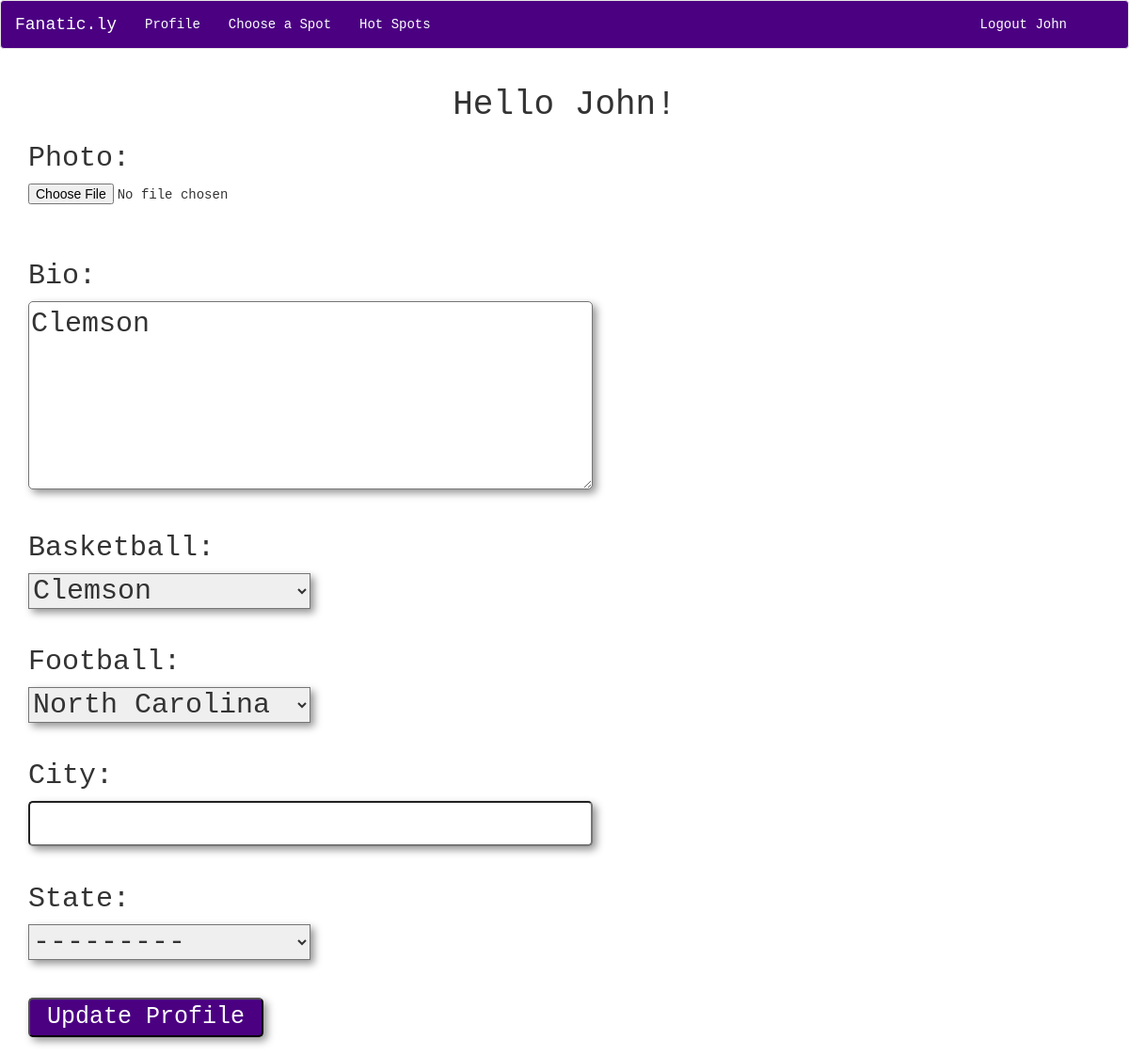
Before: /accounts/profile/ (signed in) with the older database file.
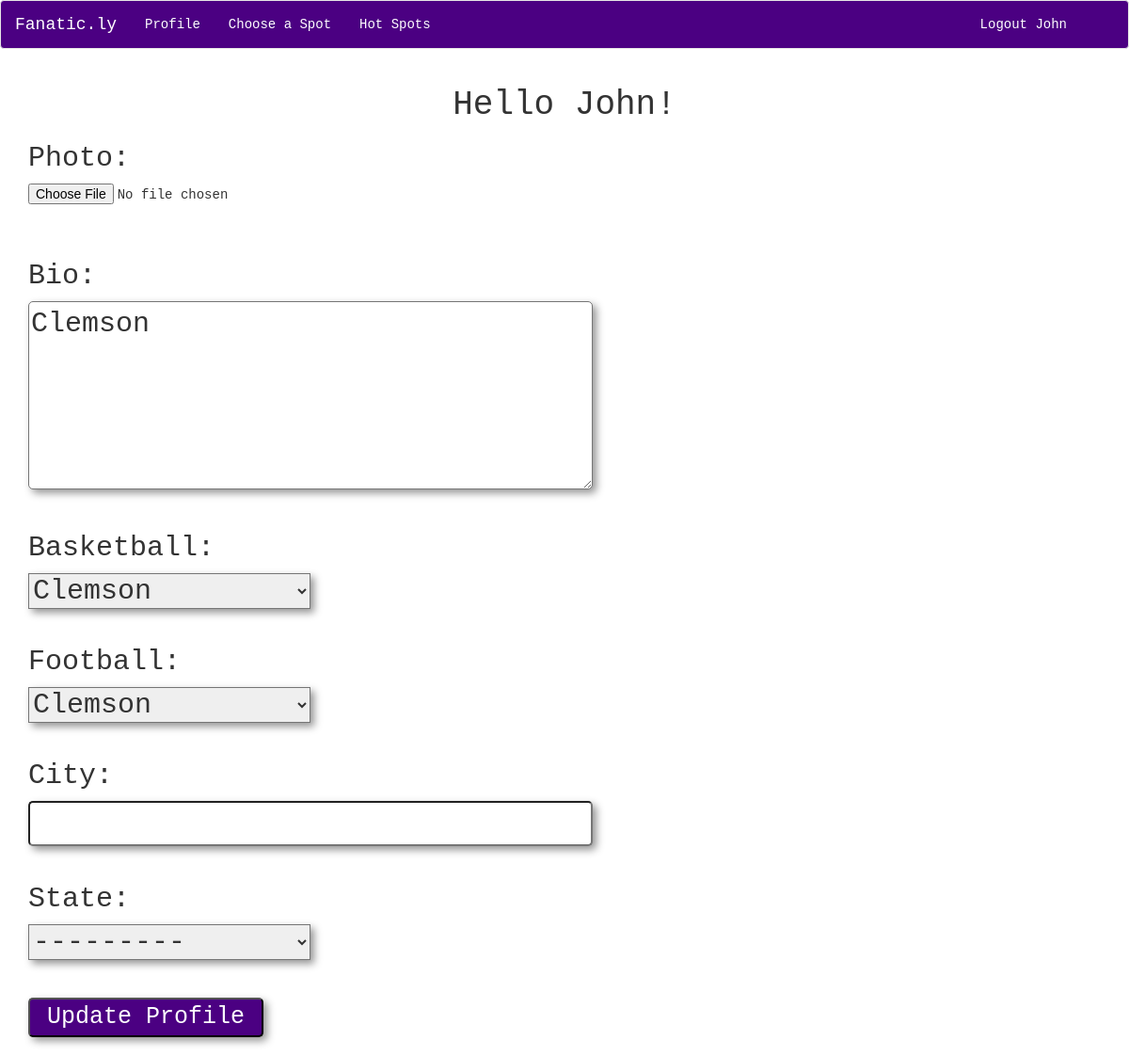
After: the same page with the newer database file.
### app/models.py (models this page shows)
class Profile(models.Model):
    user = models.OneToOneField(User)
    bio = models.TextField(null=True, blank=True)
    basketball = models.ForeignKey(BasketballTeam, null=True, blank=True)
    football = models.ForeignKey(FootballTeam, null=True, blank=True)
    city = models.CharField(max_length=50, null=True, blank=True)
    state = models.ForeignKey(State, null=True, blank=True)
    photo = models.ImageField(upload_to="profile_photos", null=True, blank=True, verbose_name="Profile Photo")

### app/views.py (the view)
# urls.py: url(r'^accounts/profile/$', ProfileUpdateView.as_view(), name='profile_update_view'),
class ProfileUpdateView(LoginRequiredMixin, UpdateView):
    success_url = reverse_lazy("profile_update_view")
    fields = ["bio", "photo", "basketball", "football", "city", "state"]
    def get_object(self, queryset=None):
        return self.request.user.profile

### app/models.py (called while the page is built)
    def __str__(self):
        return self.school

    def __str__(self):
        return self.school

### templates/app/profile_form.html (shortened to what this page needs)
{% extends "base.html" %}
{% block content %}
<h1 class="center">Hello {{ request.user }}!</h1>
<form class="" action="" method="post">
  <h2>Photo:</h2> {{ form.photo }} <br><br>
  <h2>Bio:</h2> {{ form.bio }}<br><br>
  <h2>Basketball:</h2> {{ form.basketball }}<br><br>
  <h2>Football:</h2> {{ form.football }}<br><br>
  <h2>City:</h2> {{ form.city }} <br><br>
  <h2>State:</h2> {{ form.state }} <br><br><br>
<input class="button" type="submit" name="name" value="Update Profile"> <br><br>
</form>
{% endblock %}

Changed rows visible on the page:
changed Profile "Clemson": football "North Carolina" → "Clemson"
